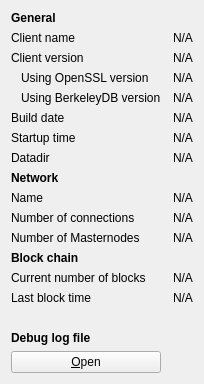
     <widget class="QWidget" name="tab_info">
      <attribute name="title">
       <string>&amp;Information</string>
      </attribute>
      <layout class="QGridLayout" name="gridLayout" columnstretch="0,0">
       <property name="horizontalSpacing">
        <number>12</number>
       </property>
       <item row="0" column="0">
        <widget class="QLabel" name="generalHeader">
         <property name="font">
          <font>
           <weight>75</weight>
           <bold>true</bold>
          </font>
         </property>
         <property name="text">
          <string>General</string>
         </property>
        </widget>
       </item>
       <item row="1" column="0">
        <widget class="QLabel" name="clientNameLabel">
         <property name="text">
          <string>Client name</string>
         </property>
        </widget>
       </item>
       <item row="1" column="1">
        <widget class="QLabel" name="clientName">
         <property name="cursor">
          <cursorShape>IBeamCursor</cursorShape>
         </property>
         <property name="text">
          <string>N/A</string>
         </property>
         <property name="textFormat">
          <enum>Qt::PlainText</enum>
         </property>
         <property name="textInteractionFlags">
          <set>Qt::LinksAccessibleByMouse|Qt::TextSelectableByKeyboard|Qt::TextSelectableByMouse</set>
         </property>
        </widget>
       </item>
       <item row="2" column="0">
        <widget class="QLabel" name="clientVersionLabel">
         <property name="text">
          <string>Client version</string>
         </property>
        </widget>
       </item>
       <item row="2" column="1">
        <widget class="QLabel" name="clientVersion">
         <property name="cursor">
          <cursorShape>IBeamCursor</cursorShape>
         </property>
         <property name="text">
          <string>N/A</string>
         </property>
         <property name="textFormat">
          <enum>Qt::PlainText</enum>
         </property>
         <property name="textInteractionFlags">
          <set>Qt::LinksAccessibleByMouse|Qt::TextSelectableByKeyboard|Qt::TextSelectableByMouse</set>
         </property>
        </widget>
       </item>
       <item row="3" column="0">
        <widget class="QLabel" name="openSSLVersionLabel">
         <property name="text">
          <string>Using OpenSSL version</string>
         </property>
         <property name="indent">
          <number>10</number>
         </property>
        </widget>
       </item>
       <item row="3" column="1">
        <widget class="QLabel" name="openSSLVersion">
         <property name="cursor">
          <cursorShape>IBeamCursor</cursorShape>
         </property>
         <property name="text">
          <string>N/A</string>
         </property>
         <property name="textFormat">
          <enum>Qt::PlainText</enum>
         </property>
         <property name="textInteractionFlags">
          <set>Qt::LinksAccessibleByMouse|Qt::TextSelectableByKeyboard|Qt::TextSelectableByMouse</set>
         </property>
        </widget>
       </item>
       <item row="4" column="0">
        <widget class="QLabel" name="berkeleyDBVersionLabel">
         <property name="text">
          <string>Using BerkeleyDB version</string>
         </property>
         <property name="indent">
          <number>10</number>
         </property>
        </widget>
       </item>
       <item row="4" column="1">
        <widget class="QLabel" name="berkeleyDBVersion">
         <property name="cursor">
          <cursorShape>IBeamCursor</cursorShape>
         </property>
         <property name="text">
          <string>N/A</string>
         </property>
         <property name="textFormat">
          <enum>Qt::PlainText</enum>
         </property>
         <property name="textInteractionFlags">
          <set>Qt::LinksAccessibleByMouse|Qt::TextSelectableByKeyboard|Qt::TextSelectableByMouse</set>
         </property>
        </widget>
       </item>
       <item row="5" column="0">
        <widget class="QLabel" name="buildDateLabel">
         <property name="text">
          <string>Build date</string>
         </property>
        </widget>
       </item>
       <item row="5" column="1">
        <widget class="QLabel" name="buildDate">
         <property name="cursor">
          <cursorShape>IBeamCursor</cursorShape>
         </property>
         <property name="text">
          <string>N/A</string>
         </property>
         <property name="textFormat">
          <enum>Qt::PlainText</enum>
         </property>
         <property name="textInteractionFlags">
          <set>Qt::LinksAccessibleByMouse|Qt::TextSelectableByKeyboard|Qt::TextSelectableByMouse</set>
         </property>
        </widget>
       </item>
       <item row="6" column="0">
        <widget class="QLabel" name="startupTimeLabel">
         <property name="text">
          <string>Startup time</string>
         </property>
        </widget>
       </item>
       <item row="6" column="1">
        <widget class="QLabel" name="startupTime">
         <property name="cursor">
          <cursorShape>IBeamCursor</cursorShape>
         </property>
         <property name="text">
          <string>N/A</string>
         </property>
         <property name="textFormat">
          <enum>Qt::PlainText</enum>
         </property>
         <property name="textInteractionFlags">
          <set>Qt::LinksAccessibleByMouse|Qt::TextSelectableByKeyboard|Qt::TextSelectableByMouse</set>
         </property>
        </widget>
       </item>
       <item row="7" column="0">
        <widget class="QLabel" name="dataDirLabel">
         <property name="text">
          <string>Datadir</string>
         </property>
        </widget>
       </item>
       <item row="7" column="1">
        <widget class="QLabel" name="dataDir">
         <property name="cursor">
          <cursorShape>IBeamCursor</cursorShape>
         </property>
         <property name="text">
          <string>N/A</string>
         </property>
         <property name="textFormat">
          <enum>Qt::PlainText</enum>
         </property>
         <property name="wordWrap">
          <bool>true</bool>
         </property>
         <property name="textInteractionFlags">
          <set>Qt::LinksAccessibleByMouse|Qt::TextSelectableByKeyboard|Qt::TextSelectableByMouse</set>
         </property>
        </widget>
       </item>
       <item row="8" column="0">
        <widget class="QLabel" name="networkHeader">
         <property name="font">
          <font>
           <weight>75</weight>
           <bold>true</bold>
          </font>
         </property>
         <property name="text">
          <string>Network</string>
         </property>
        </widget>
       </item>
       <item row="9" column="0">
        <widget class="QLabel" name="networkNameLabel">
         <property name="text">
          <string>Name</string>
         </property>
        </widget>
       </item>
       <item row="9" column="1">
        <widget class="QLabel" name="networkName">
         <property name="cursor">
          <cursorShape>IBeamCursor</cursorShape>
         </property>
         <property name="text">
          <string>N/A</string>
         </property>
         <property name="textFormat">
          <enum>Qt::PlainText</enum>
         </property>
         <property name="textInteractionFlags">
          <set>Qt::LinksAccessibleByMouse|Qt::TextSelectableByKeyboard|Qt::TextSelectableByMouse</set>
         </property>
        </widget>
       </item>
       <item row="10" column="0">
        <widget class="QLabel" name="numberOfConnectionsLabel">
         <property name="text">
          <string>Number of connections</string>
         </property>
        </widget>
       </item>
       <item row="10" column="1">
        <widget class="QLabel" name="numberOfConnections">
         <property name="cursor">
          <cursorShape>IBeamCursor</cursorShape>
         </property>
         <property name="text">
          <string>N/A</string>
         </property>
         <property name="textFormat">
          <enum>Qt::PlainText</enum>
         </property>
         <property name="textInteractionFlags">
          <set>Qt::LinksAccessibleByMouse|Qt::TextSelectableByKeyboard|Qt::TextSelectableByMouse</set>
         </property>
        </widget>
       </item>
       <item row="11" column="0">
        <widget class="QLabel" name="masternodeCountLabel">
         <property name="text">
          <string>Number of Masternodes</string>
         </property>
        </widget>
       </item>
       <item row="11" column="1">
        <widget class="QLabel" name="masternodeCount">
         <property name="cursor">
          <cursorShape>IBeamCursor</cursorShape>
         </property>
         <property name="text">
          <string>N/A</string>
         </property>
         <property name="textFormat">
          <enum>Qt::PlainText</enum>
         </property>
         <property name="textInteractionFlags">
          <set>Qt::LinksAccessibleByMouse|Qt::TextSelectableByKeyboard|Qt::TextSelectableByMouse</set>
         </property>
        </widget>
       </item>
       <item row="12" column="0">
        <widget class="QLabel" name="blockchainHeader">
         <property name="font">
          <font>
           <weight>75</weight>
           <bold>true</bold>
          </font>
         </property>
         <property name="text">
          <string>Block chain</string>
         </property>
        </widget>
       </item>
       <item row="13" column="0">
        <widget class="QLabel" name="numberOfBlocksLabel">
         <property name="text">
          <string>Current number of blocks</string>
         </property>
        </widget>
       </item>
       <item row="13" column="1">
        <widget class="QLabel" name="numberOfBlocks">
         <property name="cursor">
          <cursorShape>IBeamCursor</cursorShape>
         </property>
         <property name="text">
          <string>N/A</string>
         </property>
         <property name="textFormat">
          <enum>Qt::PlainText</enum>
         </property>
         <property name="textInteractionFlags">
          <set>Qt::LinksAccessibleByMouse|Qt::TextSelectableByKeyboard|Qt::TextSelectableByMouse</set>
         </property>
        </widget>
       </item>
       <item row="14" column="0">
        <widget class="QLabel" name="lastBlockTimeLabel">
         <property name="text">
          <string>Last block time</string>
         </property>
        </widget>
       </item>
       <item row="14" column="1">
        <widget class="QLabel" name="lastBlockTime">
         <property name="cursor">
          <cursorShape>IBeamCursor</cursorShape>
         </property>
         <property name="text">
          <string>N/A</string>
         </property>
         <property name="textFormat">
          <enum>Qt::PlainText</enum>
         </property>
         <property name="textInteractionFlags">
          <set>Qt::LinksAccessibleByMouse|Qt::TextSelectableByKeyboard|Qt::TextSelectableByMouse</set>
         </property>
        </widget>
       </item>
       <item row="15" column="0">
        <spacer name="verticalSpacer_2">
         <property name="orientation">
          <enum>Qt::Vertical</enum>
         </property>
         <property name="sizeHint" stdset="0">
          <size>
           <width>20</width>
           <height>20</height>
          </size>
         </property>
        </spacer>
       </item>
       <item row="16" column="0">
        <widget class="QLabel" name="debugLogFileHeader">
         <property name="font">
          <font>
           <weight>75</weight>
           <bold>true</bold>
          </font>
         </property>
         <property name="text">
          <string>Debug log file</string>
         </property>
        </widget>
       </item>
       <item row="17" column="0">
        <widget class="QPushButton" name="openDebugLogfileButton">
         <property name="toolTip">
          <string>Open the WORM debug log file from the current data directory. This can take a few seconds for large log files.</string>
         </property>
         <property name="text">
          <string>&amp;Open</string>
         </property>
         <property name="autoDefault">
          <bool>false</bool>
         </property>
        </widget>
       </item>
      </layout>
     </widget>
